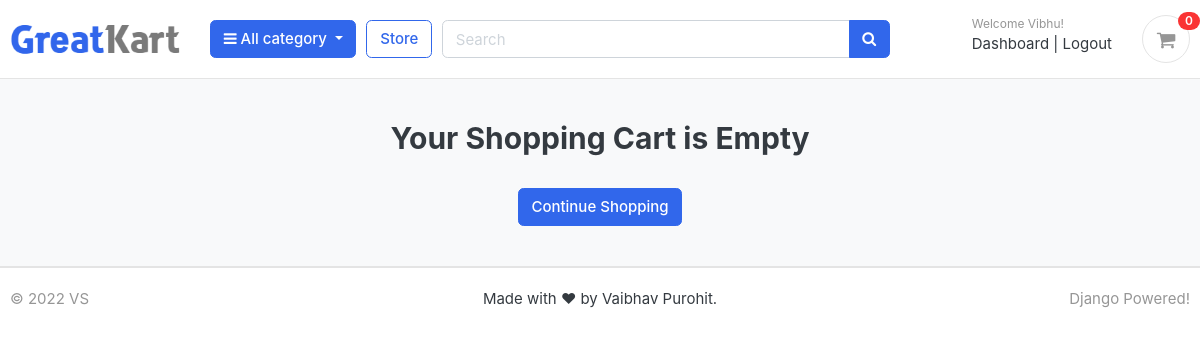
The app's page /cart/ (signed in), older data.
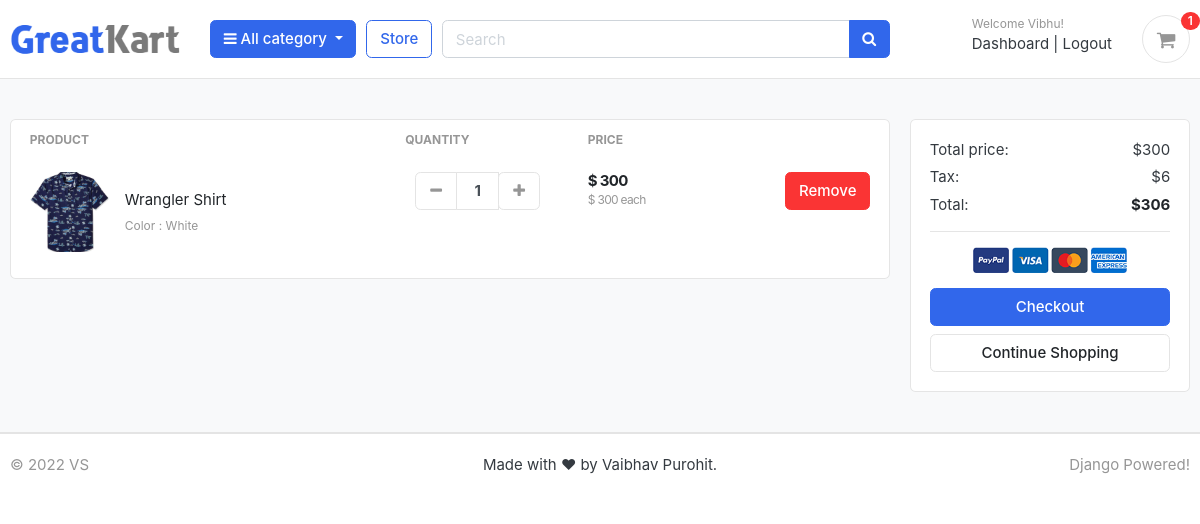
The same page, newer data.
### accounts/models.py (models this page shows, shortened)
class Account(AbstractBaseUser):
    first_name = models.CharField(max_length=50)
    last_name = models.CharField(max_length=50)
    username = models.CharField(max_length=50, unique=True)
    email = models.EmailField(max_length=100, unique=True)
    phone_number = models.CharField(max_length=50)
    date_joined = models.DateTimeField(auto_now_add=True)
    last_login = models.DateTimeField(auto_now_add=True)
    is_admin = models.BooleanField(default=False)
    is_staff = models.BooleanField(default=False)
    is_active = models.BooleanField(default=False)
    is_superadmin = models.BooleanField(default=False)
    USERNAME_FIELD = 'email'
    REQUIRED_FIELDS = ['username', 'first_name', 'last_name']
    objects = MyAccountManager()

### carts/models.py (models this page shows, shortened)
class CartItem(models.Model):
    user = models.ForeignKey(Account, on_delete=models.CASCADE, null=True)
    product = models.ForeignKey(Product, on_delete=models.CASCADE)
    variations = models.ManyToManyField(Variation, blank=True)
    cart = models.ForeignKey(Cart, on_delete=models.CASCADE, null=True)
    quantity = models.IntegerField()
    is_active = models.BooleanField(default=True)
    def sub_total(self):
        return self.product.price * self.quantity

### store/models.py (models this page shows, shortened)
class Product(models.Model):
    product_name = models.CharField(max_length=200, unique=True)
    slug = models.SlugField(max_length=200, unique=True)
    description = models.CharField(max_length=200)
    price = models.IntegerField()
    images = models.ImageField(upload_to='photos/products')
    stock = models.IntegerField()
    is_available = models.BooleanField(default=True)
    category = models.ForeignKey(Category, on_delete=models.CASCADE)
    created_date = models.DateTimeField(auto_now_add=True)
    modified_date = models.DateTimeField(auto_now=True)
    def get_url(self):
        return reverse('product_detail', args=[self.category.slug, self.slug])

class Variation(models.Model):
    product = models.ForeignKey(Product, on_delete=models.CASCADE)
    variation_category = models.CharField(max_length=100, choices=variation_category_choice)
    variation_value = models.CharField(max_length=100)
    is_active = models.BooleanField(default=True)
    created_at = models.DateTimeField(auto_now=True)
    objects = VariationManager()

### carts/views.py (the view)
# urls.py: path('', views.cart, name='cart'),
def cart(request, total=0, quantity=0, cart_items=None):
    tax = 0
    grand_total = 0
    try:
        if request.user.is_authenticated:
            cart_items = CartItem.objects.filter(user=request.user, is_active=True)
        else:
            cart = Cart.objects.get(cart_id=_cart_id(request))
            cart_items = CartItem.objects.filter(cart=cart, is_active=True)
        for cart_item in cart_items:
            total += (cart_item.product.price * cart_item.quantity)
            quantity += cart_item.quantity
        tax = int((2 * total) / 100)
        grand_total = total + tax
    except ObjectDoesNotExist:
        pass  # just ignore
    context = {
        'total': total,
        'quantity': quantity,
        'cart_items': cart_items,
        'tax': tax,
        'grand_total': grand_total,
    }
    return render(request, 'store/cart.html', context)

### carts/context_processors.py (called while the page is built)
def counter(request):
    cart_count = 0
    if 'admin' in request.path:
        return {}
    else:
        try:
            cart = Cart.objects.filter(cart_id=_cart_id(request))
            if request.user.is_authenticated:
                cart_items = CartItem.objects.all().filter(user=request.user)
            else:
                cart_items = CartItem.objects.all().filter(cart=cart[:1])
            for cart_item in cart_items:
                cart_count += cart_item.quantity
        except Cart.DoesNotExist:
            cart_count = 0
    return dict(cart_count=cart_count)

### carts/views.py (called while the page is built)
def _cart_id(request):
    cart = request.session.session_key
    if not cart:
        cart = request.session.create()
    return cart

### category/context_processors.py (called while the page is built)
def menu_links(request):
    links = Category.objects.all()
    return dict(links=links)

### category/models.py (called while the page is built)
    def get_url(self):
        return reverse('products_by_category', args=[self.slug])

### templates/store/cart.html (shortened to what this page needs)
{% extends 'base.html' %}
{% load static %}
{% block content %}
<section class="section-content padding-y bg" >
<div class="container">
{% if not cart_items %}
	<h2 class="text-center"> Your Shopping Cart is Empty </h2>
	<br>
	<div class="text-center">
		<a href="{% url 'store' %}" class="btn btn-primary">Continue Shopping</a>
	</div>
{% else %}
	<div class="row">
	<aside class="col-lg-9">
		<div class="card">
			<table class="table table-borderless table-shopping-cart">
				<thead class="text-muted">
					<tr class="small text-uppercase">
					  <th scope="col">Product</th>
					  <th scope="col" width="120">Quantity</th>
					  <th scope="col" width="120">Price</th>
					  <th scope="col" class="text-right" width="200"> </th>
					</tr>
				</thead>
				<tbody>
				{% for cart_item in cart_items %}
					<tr>
						<td>
							<figure class="itemside align-items-center">
								<div class="aside"><img src="{{ cart_item.product.images.url }}" class="img-sm"></div>
								<figcaption class="info">
									<a href="{{ cart_item.product.get_url }}" class="title text-dark">{{ cart_item.product.product_name }}</a>
									<p class="text-muted small">
										{% if cart_item.variations.all %}
											{% for item in cart_item.variations.all %}
												{{ item.variation_category | capfirst }} : {{ item.variation_value | capfirst }}
												<br>
											{% endfor %}
										{% endif %}
									</p>
								</figcaption>
							</figure>
						</td>
						<td>
							<div class="col">
								<div class="input-group input-spinner">
									<div class="input-group-prepend">
									<a href="{% url 'remove_cart' cart_item.product.id cart_item.id %}" class="btn btn-light" type="button" id="button-plus"> <i class="fa fa-minus"></i> </a>
									</div>
									<input type="text" class="form-control"  value="{{ cart_item.quantity }}">
									<div class="input-group-append">
										<form action="{% url 'add_cart' cart_item.product.id %}" method="post">
											<button class="btn btn-light" type="submit" id="button-minus"> <i class="fa fa-plus"></i> </button>
										</form>
									</div>
								</div>
							</div>
						</td>
						<td>
							<div class="price-wrap">
								<var class="price">$ {{ cart_item.sub_total }}</var>
								<small class="text-muted"> $ {{ cart_item.product.price }} each </small>
							</div>
						</td>
						<td class="text-right">
							<a href="{% url 'remove_cart_item' cart_item.product.id cart_item.id %}"
							   onclick="return confirm('Are you sure you want to delete this item?')" class="btn btn-danger"> Remove</a>
						</td>
					</tr>
				{% endfor %}
				</tbody>
			</table>
		</div>
	</aside>
	<aside class="col-lg-3">
		<div class="card">
		<div class="card-body">
			<dl class="dlist-align">
			  <dt>Total price:</dt>
			  <dd class="text-right">${{ total }}</dd>
			</dl>
			<dl class="dlist-align">
			  <dt>Tax:</dt>
			  <dd class="text-right"> ${{ tax }}</dd>
			</dl>
			<dl class="dlist-align">
			  <dt>Total:</dt>
			  <dd class="text-right text-dark b"><strong>${{ grand_total }}</strong></dd>
			</dl>
			<hr>
			<p class="text-center mb-3">
				<img src="{% static './images/misc/payments.png' %}" height="26">
			</p>
			<a href="{% url 'checkout' %}" class="btn btn-primary btn-block"> Checkout </a>
			<a href="{% url 'store' %}" class="btn btn-light btn-block">Continue Shopping</a>
		</div>
		</div>
</aside>
</div>
{% endif %}
</div>
</section>
{% endblock %}

### templates/base.html (shortened to what this page needs)
{% load static %}
<!DOCTYPE HTML>
<html lang="en">
<head>
<link href="{% static 'css/bootstrap.css' %}" rel="stylesheet" type="text/css"/>
<link href="{% static 'fonts/fontawesome/css/all.min.css' %}" type="text/css" rel="stylesheet">
<link href="{% static 'css/ui.css' %}" rel="stylesheet" type="text/css"/>
<link href="{% static 'css/responsive.css' %}" rel="stylesheet" media="only screen and (max-width: 1200px)" />
<link href="{% static 'css/custom.css' %}" rel="stylesheet" type="text/css"/>
<link rel="stylesheet" href="https://cdnjs.cloudflare.com/ajax/libs/font-awesome/4.7.0/css/font-awesome.min.css">
</head>
<body>
{% include 'includes/navbar.html' %}
    {% block content %}
	{% endblock %}
{% include 'includes/footer.html' %}
</body>
</html>

### templates/includes/navbar.html (shortened to what this page needs)
{% load static %}
<header class="section-header">
	<section class="header-main border-bottom">
		<div class="container">
			<div class="row align-items-center">
				<div class="col-lg-2 col-md-3 col-6">
					<a href="{% url 'home' %}" class="brand-wrap">
						<img class="logo" src="{% static './images/logo.png' %}">
					</a>
				</div>
				<div class="col-lg col-sm col-md col-6 flex-grow-0">
					<div class="category-wrap dropdown d-inline-block float-right">
						<button type="button" class="btn btn-primary dropdown-toggle" data-toggle="dropdown">
							<i class="fa fa-bars"></i> All category
						</button>
					</div>
				</div>
				<a href="{% url 'store' %}" class="btn btn-outline-primary">Store</a>
				<div class="col-lg  col-md-6 col-sm-12 col">
					<form action="{% url 'search' %}" class="search" method="GET">
						<div class="input-group w-100">
							<input type="text" class="form-control" style="width:60%;" placeholder="Search" name="keyword">
							<div class="input-group-append">
							  <button class="btn btn-primary" type="submit">
								<i class="fa fa-search"></i>
							  </button>
							</div>
						</div>
					</form>
				</div>
				<div class="col-lg-3 col-sm-6 col-8 order-2 order-lg-3">
				<div class="d-flex justify-content-end mb-3 mb-lg-0">
					{% if user.id is None %}
					<div class="widget-header">
						<small class="title text-muted">Welcome guest!</small>
						<div>
							<a href="{% url 'login' %}">Sign in</a> <span class="dark-transp"> | </span>
							<a href="{% url 'register' %}"> Register</a>
						</div>
					</div>
					{% else %}
					<div class="widget-header">
						<small class="title text-muted">Welcome {{user.first_name}}!</small>
						<div>
							<a href="{% url 'dashboard' %}">Dashboard</a> <span class="dark-transp"> | </span>
							<a href="{% url 'logout' %}"> Logout</a>
						</div>
					</div>
					{% endif %}
					<a href="{% url 'cart' %}" class="widget-header pl-3 ml-3">
						<div class="icon icon-sm rounded-circle border"><i class="fa fa-shopping-cart"></i></div>
						<span class="badge badge-pill badge-danger notify">{{cart_count}}</span>
					</a>
				</div>
			</div>
			</div>
		</div>
	</section>
</header>

### templates/includes/footer.html (shortened to what this page needs)
<footer class="section-footer border-top">
	<div class="container">
		<section class="footer-bottom border-top row">
			<div class="col-md-2">
				<p class="text-muted"> &copy 2022 VS </p>
			</div>
			<div class="col-md-8 text-md-center">
				<span  class="px-2">Made with &hearts; by Vaibhav Purohit.</span>
			</div>
			<div class="col-md-2 text-md-right text-muted">
				<p>Django Powered!</p>
			</div>
		</section>
	</div>
</footer>

### greatkart/static/css/ui.css (style rules this page uses)
html { font-family: "Inter", sans-serif; font-size: 15px; }
.price-wrap { letter-spacing: -0.7px; }
.icon-xs, .icon-sm, .icon-md, .icon-lg { display: inline-block; text-align: center; flex-shrink: 0; flex-grow: 0; }
.icon-sm { width: 48px; height: 48px; line-height: 48px !important; font-size: 20px; }
.img-xs, .img-sm, .img-md, .img-lg { -o-object-fit: cover; object-fit: cover; flex-shrink: 0; flex-grow: 0; }
.img-sm { width: 80px; height: 80px; }
.padding-y { padding-top: 40px; padding-bottom: 40px; }
var { font-style: normal; }
figure { margin-bottom: 0; }
.bg { background-color: #f8f9fa; }
.b { font-weight: 600; }
p:last-child { margin-bottom: 0; }
.header-main { position: relative; padding-top: 1rem; padding-bottom: 1rem; }
.brand-wrap .logo, .navbar-brand .logo { margin-right: 7px; max-height: 42px; display: inline-block; }
.widget-header { display: inline-block; vertical-align: middle; position: relative; }
.widget-header a { color: #343a40; }
.widget-header i { color: #969696; }
.widget-header .title { display: block; }
.widget-header .notify { position: absolute; top: -3px; right: -10px; }
.footer-bottom { padding-top: 20px; padding-bottom: 20px; }
.btn-light { background-color: #fff; border-color: #e4e4e4; }
.btn-light i { color: #969696; }
.itemside { position: relative; display: flex; width: 100%; }
.itemside .aside { position: relative; flex-shrink: 0; }
.itemside .info { padding-left: 15px; padding-right: 7px; }
.itemside p { margin-bottom: 0; }
.itemside .title { display: block; margin-bottom: 5px; color: #212529; }
[class*=dlist-] { margin-bottom: 5px; }
[class*=dlist-] dd { margin-bottom: 0; }
.dlist-align { display: flex; }
.dlist-align dt { width: 150px; word-wrap: break-word; font-weight: normal; }
.dlist-align dd { flex-grow: 1; }
.notify { position: absolute; top: -4px; right: -10px; display: inline-block; padding: 0.25em 0.6em; font-size: 12px; line-height: 1; text-align: center; border-radius: 3rem; color: #fff; background-color: #fa3434; }
.price { font-weight: 600; color: #212529; }
.input-spinner { width: 125px; flex-wrap: nowrap; display: inline-flex; vertical-align: middle; }
.input-spinner input.form-control { text-align: center; max-width: 46px; font-weight: bold; flex-basis: 46px; border-color: #e4e4e4; flex-grow: 0; }
.input-spinner .btn { width: 42px; text-align: center; padding-left: 0.5rem; padding-right: 0.5rem; }
.table-shopping-cart.table td, .table-shopping-cart.table th { padding-left: 1.25rem; padding-right: 1.25rem; }
.table-shopping-cart .price-wrap { line-height: 1.2; }
.table-shopping-cart .price { font-weight: bold; margin-right: 5px; display: block; }

Row changes from the older to the newer data that the page shows:
added CartItem: product.images (picture), product.product_name "Wrangler Shirt", quantity "1", sub_total "300", product.price "300"
now on this page (row unchanged): Variation: variation_category "Color", variation_value "White"
Text that changed along with them:
{{ cart_count }}: "0" → "1"
{{ total }}: (not shown) → "300"
{{ tax }}: (not shown) → "6"
{{ grand_total }}: (not shown) → "306"
text no longer shown: "Your Shopping Cart is Empty"
text now shown: "PRODUCT QUANTITY PRICE Total price: $ Tax: $ Total: $ Checkout"
